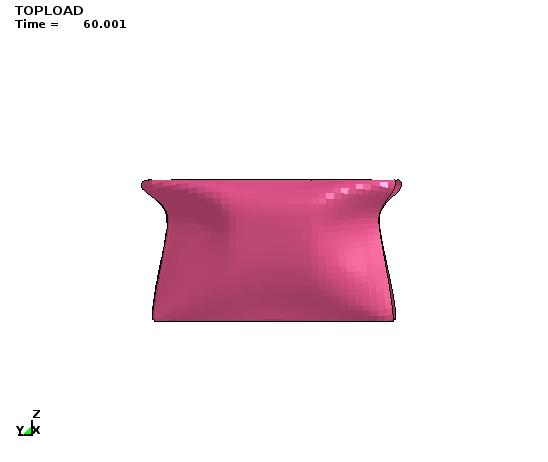
#> input picture DeepLearning/front_face_front_-1.png, 548 x 462 px, given in place of 118_case769_front_Top_Bottom_0.jpg, which was not available
$ python test1.py   (older library calls are emulated)
#> lines starting #> are read from the running program, lines starting #| are printed output that depends on the picture; after the words box and inside, x2 and y2 are one past the last pixel; in counts of white or black regions, pixels touching at a corner belong together; pictures that were not available may be replaced by others from this repository, and a replacement may not be noted
__author__ = 'Umesh'

# import the necessary packages
from skimage.measure import compare_ssim
import argparse
import imutils
import cv2.cv2 as cv2
import os
import numpy as np
from PIL import Image, ImageChops
# [5 lines of commented-out code are left out]


def get_diff(imPath1, imPath2):

    parentDir = os.path.split(imPath1)[0]
    # load the two input images
    imageA = cv2.imread(imPath1)
#> imageA is the input picture: shape (462, 548, 3); mean B, G, R 235.7, 230.2, 244.8
    imageB = cv2.imread(imPath2)
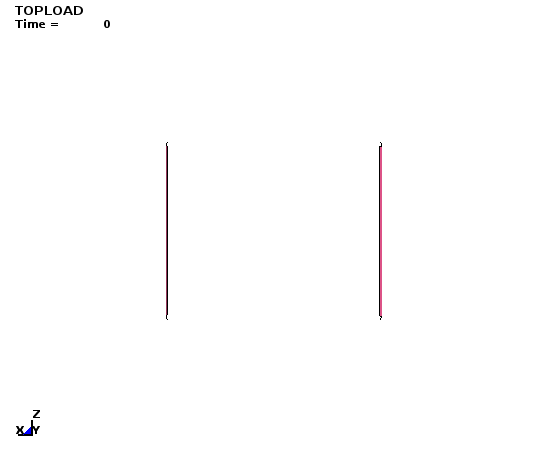
#> input picture DeepLearning/front_face_right_0.png, 548 x 462 px, given in place of 118_case769_front_Top_Bottom_-1.jpg, which was not available
#> imageB is the input picture: shape (462, 548, 3); mean B, G, R 253.8, 253.7, 254

    # convert the images to grayscale
    grayA = cv2.cvtColor(imageA, cv2.COLOR_BGR2GRAY)
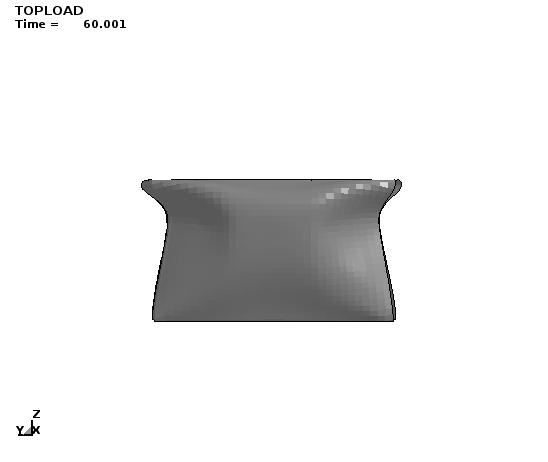
#> grayA: shape (462, 548); min 0, max 255, mean 235.2
    grayB = cv2.cvtColor(imageB, cv2.COLOR_BGR2GRAY)

    # compute the Structural Similarity Index (SSIM) between the two
    # images, ensuring that the difference image is returned
    (score, diff1) = compare_ssim(grayA, grayB, full=True)
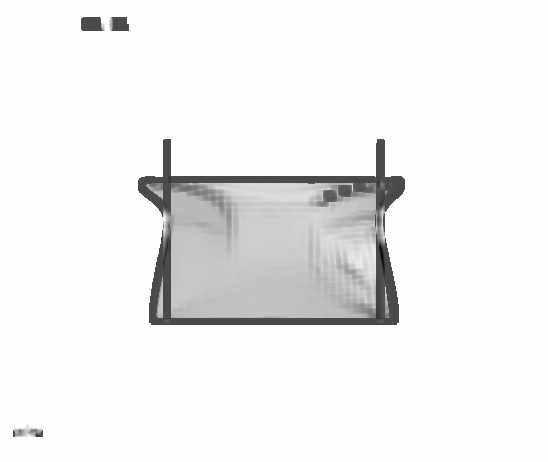
#> diff1: shape (462, 548) float64; min -0.405, max 1, mean 0.928; drawn with min black and max white
#> score = 0.926
    diff = (diff1 * 255).astype("uint8")
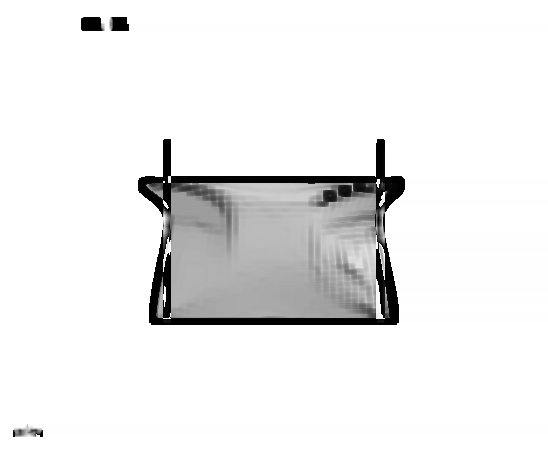
#> diff: shape (462, 548); min 0, max 255, mean 237
    print("type of grayA", type(grayA))
#| type of grayA <class 'numpy.ndarray'>
    print("type of diff", type(diff1))
#| type of diff <class 'numpy.ndarray'>

    outcsv = os.path.join(parentDir, "out_diff.csv")
    np.savetxt(outcsv, diff, delimiter=',')
    # threshold the difference image, followed by finding contours to
    # obtain the regions of the two input images that differ
    thresh = cv2.threshold(diff, 0, 255, cv2.THRESH_BINARY_INV | cv2.THRESH_OTSU)[1]
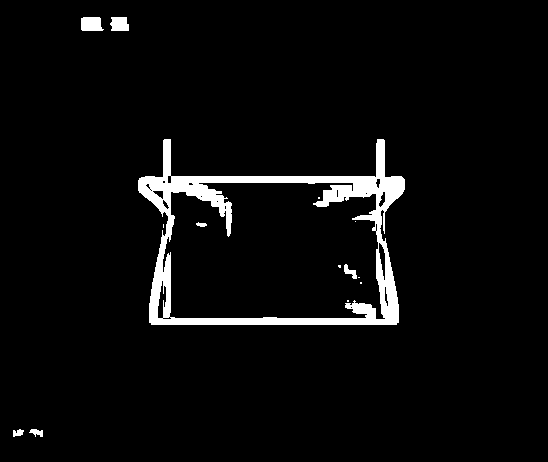
#> thresh: shape (462, 548); 4.3% white; 14 white regions (7 under 20 px)
    cnts = cv2.findContours(thresh.copy(), cv2.RETR_EXTERNAL, cv2.CHAIN_APPROX_SIMPLE)
#> cnts = 6 contours, 1 with area under 20; largest, box (x1, y1, x2, y2) and area: (138, 139, 405, 325) 35764, (81, 17, 104, 31) 250, (110, 17, 129, 31) 204, (29, 429, 43, 437) 50, (13, 429, 24, 437) 43
    cnts = cnts[0] if imutils.is_cv2() else cnts[1]
    # print(cnts)
    # loop over the contours
    for c in cnts:
        # compute the bounding box of the contour and then draw the
        # bounding box on both input images to represent where the two
        # images differ
        (x, y, w, h) = cv2.boundingRect(c)
        print(x, y, w, h)
        cv2.rectangle(imageA, (x, y), (x + w, y + h), (0, 0, 255), 2)
        cv2.rectangle(imageB, (x, y), (x + w, y + h), (0, 0, 255), 2)
#> this loop made 6 passes
#> (x, y, w, h) on passes 1, 2, 4, 5, 6: (29, 429, 14, 8), (13, 429, 11, 8), (138, 139, 267, 186), (110, 17, 19, 14), (81, 17, 23, 14)
#> (c, x, y, w, h) on pass 3: ([[163, 224], [163, 227]], 163, 224, 1, 4)
#| 29 429 14 8
#| 13 429 11 8
#| 163 224 1 4
#| 138 139 267 186
#| 110 17 19 14
#| 81 17 23 14
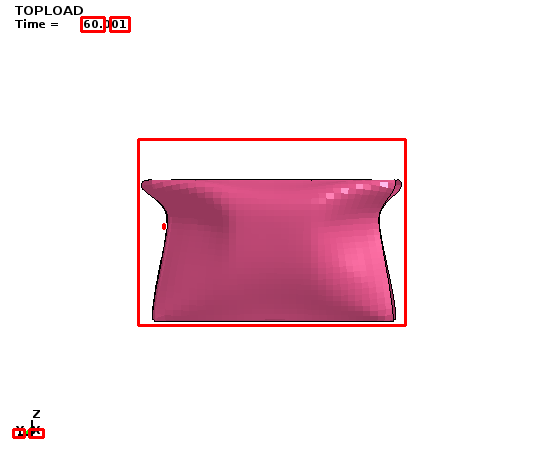
#> imageA: shape (462, 548, 3); 1.34% of pixels changed, all inside (x1, y1, x2, y2) = (12, 16, 407, 439)
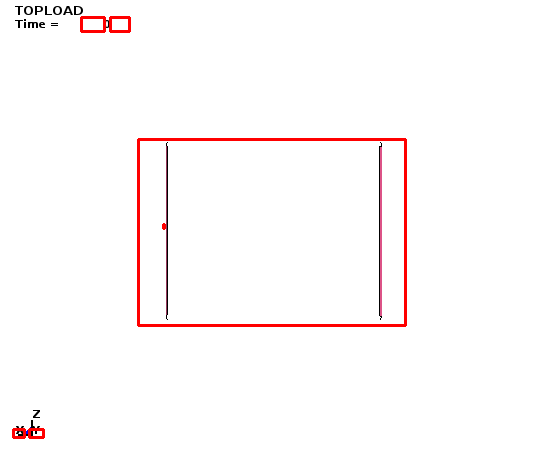
#> imageB: shape (462, 548, 3); 1.34% of pixels changed, all inside (x1, y1, x2, y2) = (12, 16, 407, 439)

    # show the output images
    # cv2.imshow("Original", imageA)
    # cv2.imshow("Modified", imageB)
    cv2.imshow("Diff", diff)
    #cv2.imshow("image_from_array", image_from_array)
    cv2.imshow("Thresh", thresh)
    cv2.waitKey(0)

# [125 lines left out: functions get_diff1, get_diff2, get_outline, read_image, read_image2, not called in this run]

if __name__ == '__main__':

    parent_dir = r"D:\Umesh\LSPP\1Aug\DataAnalysis\ProjectDA\Images"

    imagePath1 = r"D:\Umesh\LSPP\1Aug\DataAnalysis\ProjectDA\Images\118_case769_front_Top_Bottom_0.jpg"
    imagePath1_out = r"D:\Umesh\LSPP\1Aug\DataAnalysis\ProjectDA\Images\118_case769_front_Top_Bottom_0_out.jpg"
    imagePath2 = r"D:\Umesh\LSPP\1Aug\DataAnalysis\ProjectDA\Images\118_case769_front_Top_Bottom_-1.jpg"

    #image3 = get_diff(image1, image2)

    parentDir = parent_dir #os.path.split(imPath1)[0]
    # load the two input images
    # imageA = cv2.imread(image1)
    # imageB = cv2.imread(image2)
    #
    get_diff(imagePath1, imagePath2)
    # [5 lines of commented-out code are left out]
